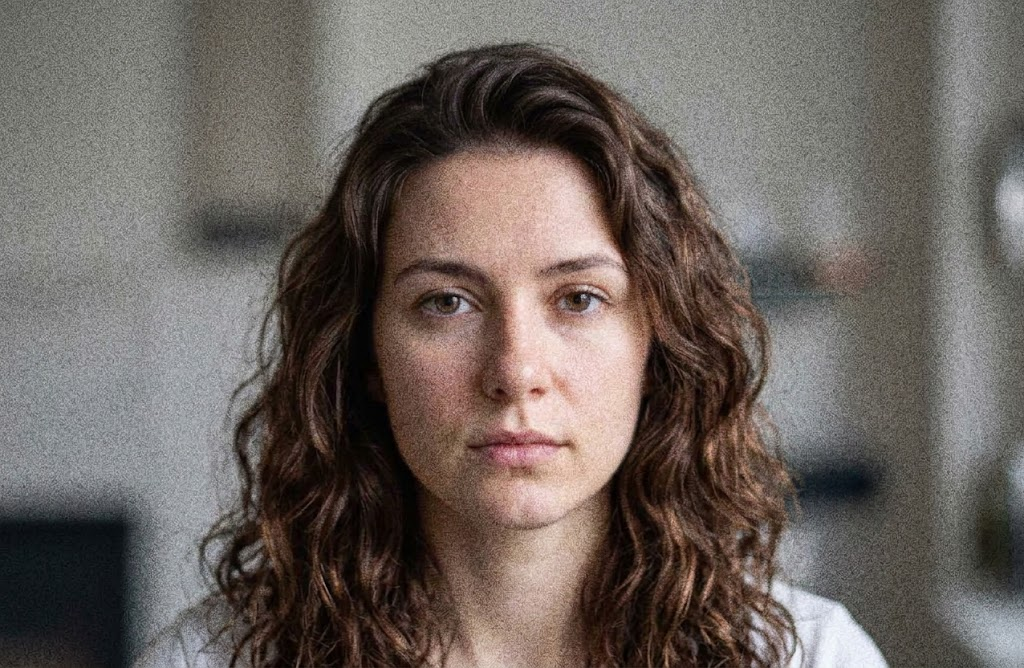
#> input picture phase_3/task_1/image1.jpg, 1024 x 668 px
$ python subtask1.py
#> lines starting #> are read from the running program, lines starting #| are printed output that depends on the picture; after the words box and inside, x2 and y2 are one past the last pixel; in counts of white or black regions, pixels touching at a corner belong together
import cv2
import matplotlib.pyplot as plt
ksize=(5,5)
sigmax=1
K=5
lowthreshold=80
highthreshold=160
img=cv2.imread('image1.jpg')
#> img is the input picture: shape (668, 1024, 3); mean B, G, R 94.4, 99.4, 107.9
if img is None:
    print("Error: Could not read the image.")
    exit()
gray_img=cv2.cvtColor(img,cv2.COLOR_BGR2GRAY)
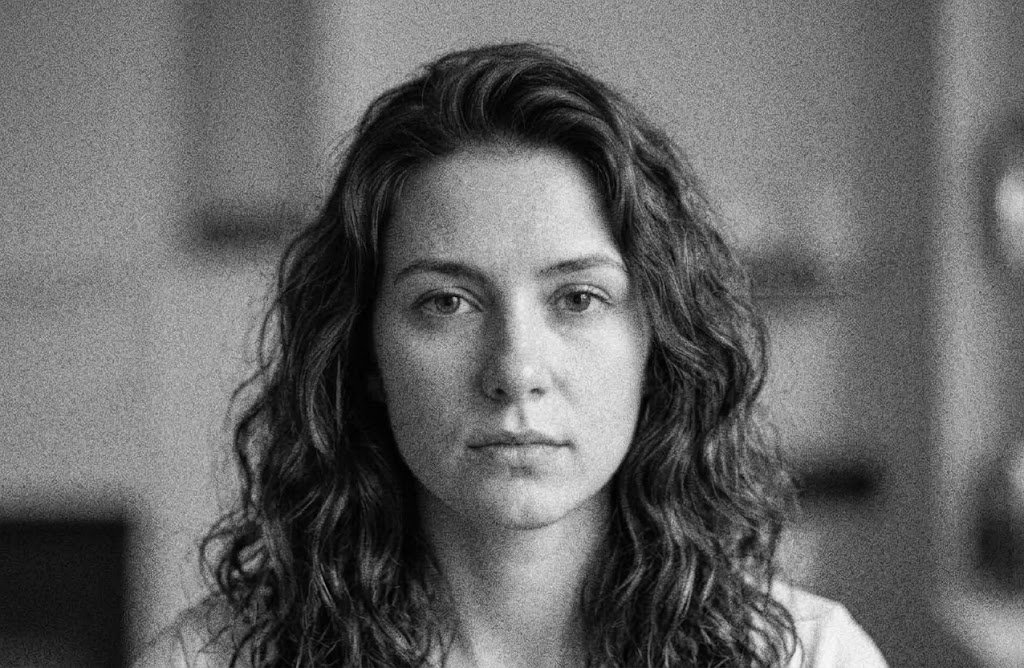
#> gray_img: shape (668, 1024); min 0, max 249, mean 101.4
avr_blur=cv2.blur(gray_img,ksize)
gaus_blur=cv2.GaussianBlur(gray_img,ksize,sigmax)
median_blur=cv2.medianBlur(gray_img,K)
canny_avr_blur=cv2.Canny(avr_blur,lowthreshold,highthreshold)
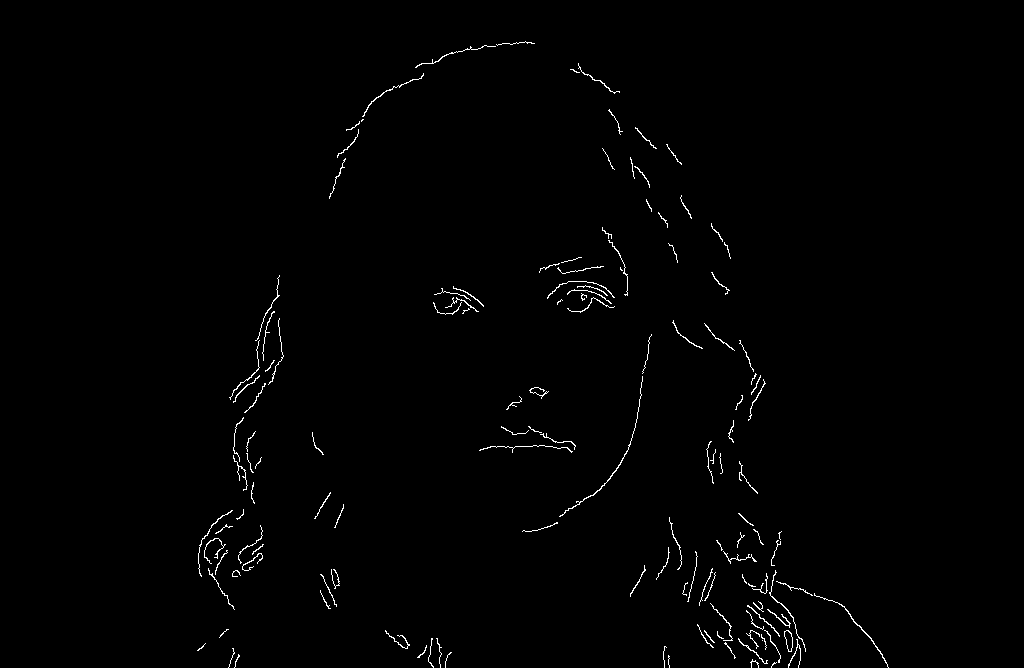
#> canny_avr_blur: shape (668, 1024); 0.85% white in thin lines or dots, all inside (x1, y1, x2, y2) = (197, 41, 889, 668)
canny_gaus_blur=cv2.Canny(gaus_blur,lowthreshold,highthreshold)
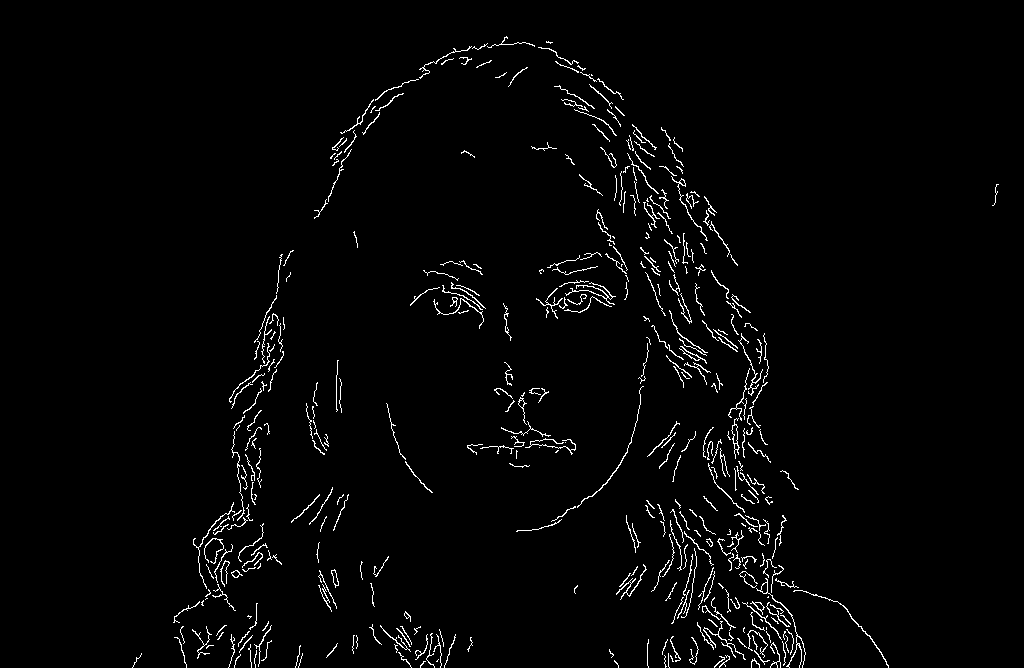
#> canny_gaus_blur: shape (668, 1024); 2.2% white in thin lines or dots, all inside (x1, y1, x2, y2) = (132, 36, 999, 668)
canny_median_blur=cv2.Canny(median_blur,lowthreshold,highthreshold)
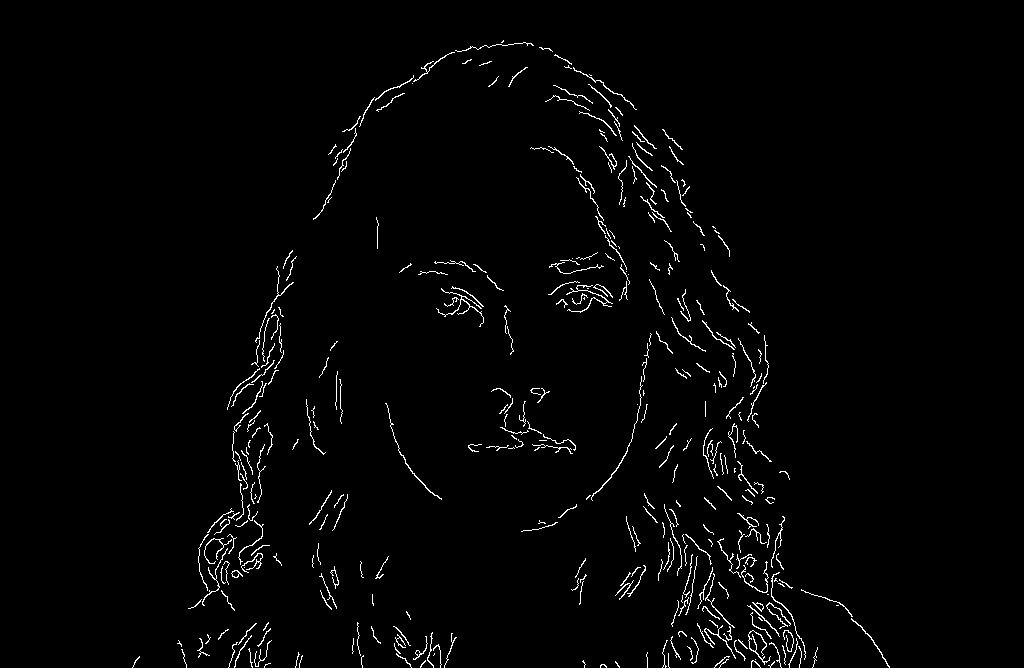
#> canny_median_blur: shape (668, 1024); 1.8% white in thin lines or dots, all inside (x1, y1, x2, y2) = (132, 40, 890, 668)
#result_avr_blur=cv2.addWeighted(gray_img, 0.5, canny_avr_blur, 0.5, 0)
result_gaus_blur=cv2.addWeighted(gray_img, 0.5, canny_gaus_blur, 0.5, 0)
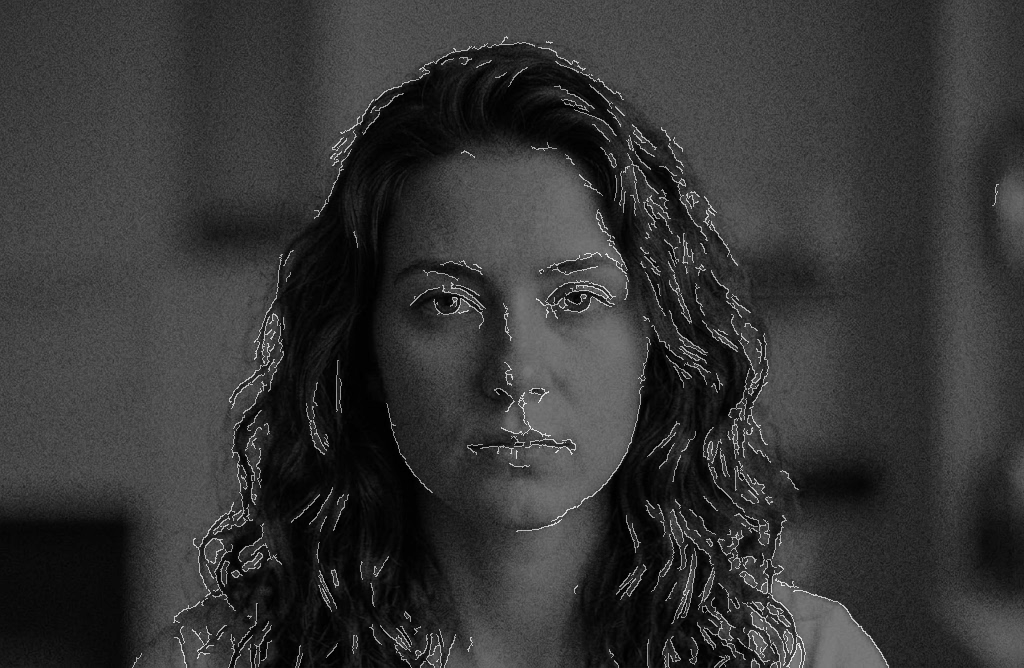
#> result_gaus_blur: shape (668, 1024); min 0, max 238, mean 53.4
#result_median_blur=cv2.addWeighted(gray_img, 0.5, canny_median_blur, 0.5, 0)
plt.figure(figsize=(12, 8))


plt.subplot(2, 4, 1)
plt.imshow(cv2.cvtColor(img, cv2.COLOR_BGR2RGB))
plt.title('Original Image')
plt.axis('off')


plt.subplot(2, 4, 2)
plt.imshow(avr_blur, cmap='gray')
plt.title('Average Blur')
plt.axis('off')

plt.subplot(2, 4, 3)
plt.imshow(gaus_blur, cmap='gray')
plt.title('Gaussian Blur')
plt.axis('off')


plt.subplot(2, 4, 4)
plt.imshow(median_blur, cmap='gray')
plt.title('Median Blur')
plt.axis('off')

plt.subplot(2, 4, 5)
plt.imshow(result_gaus_blur, cmap='gray')
plt.title('Result_Gaussian_Blur')
plt.axis('off')

plt.subplot(2, 4, 6)
plt.imshow(canny_avr_blur, cmap='gray')
plt.title('Canny (Average)')
plt.axis('off')


plt.subplot(2, 4, 7)
plt.imshow(canny_gaus_blur, cmap='gray')
plt.title('Canny (Gaussian)')
plt.axis('off')

plt.subplot(2, 4, 8)
plt.imshow(canny_median_blur, cmap='gray')
plt.title('Canny (Median)')
plt.axis('off')

plt.tight_layout()
plt.show()
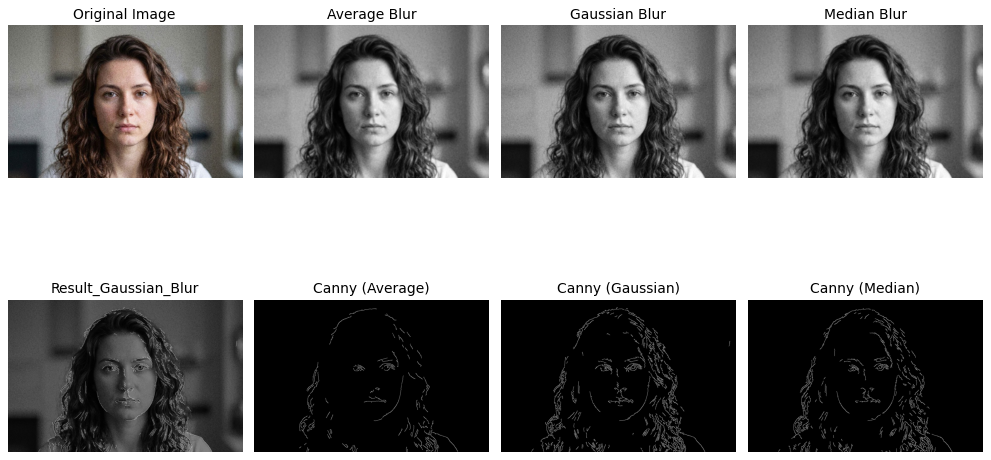
#> figure drawn by matplotlib, 8 panels
